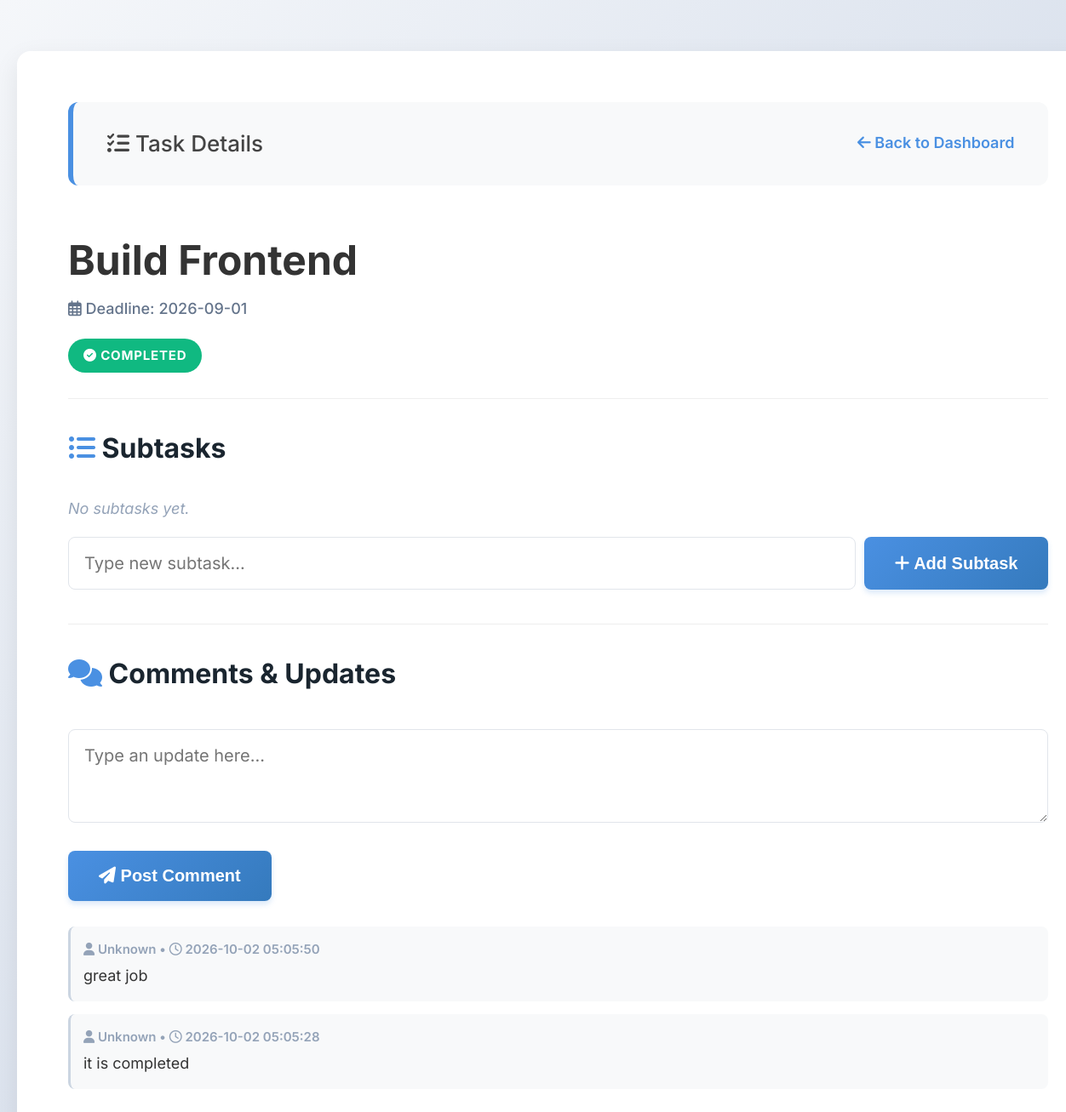
The app's page /task/2 with its own data.
### tables this page shows
CREATE TABLE tasks (
            id INTEGER PRIMARY KEY AUTOINCREMENT,
            project_id INTEGER,
            developer_id INTEGER,
            title TEXT NOT NULL,
            deadline DATE,
            is_completed BOOLEAN DEFAULT 0,
            FOREIGN KEY (project_id) REFERENCES projects (id)
        );

CREATE TABLE comments (
            id INTEGER PRIMARY KEY AUTOINCREMENT,
            task_id INTEGER,
            content TEXT NOT NULL,
            timestamp DATETIME DEFAULT CURRENT_TIMESTAMP, author TEXT DEFAULT 'Unknown',
            FOREIGN KEY (task_id) REFERENCES tasks (id)
        );

### app.py (the view, shortened to what this page needs)
@app.route('/task/<int:task_id>', methods=('GET', 'POST'))
def task_detail(task_id):
    conn = get_db_connection()
    task = conn.execute('SELECT * FROM tasks WHERE id = ?', (task_id,)).fetchone()
    subtasks = conn.execute('SELECT * FROM subtasks WHERE task_id = ?', (task_id,)).fetchall()
    comments = conn.execute('SELECT * FROM comments WHERE task_id = ? ORDER BY timestamp DESC', (task_id,)).fetchall()
    conn.close()
    return render_template('task_detail.html', task=task, subtasks=subtasks, comments=comments, role=session.get('role'), username=session.get('username'))

### app.py (called while the page is built)
def get_db_connection():
    conn = sqlite3.connect('project_manager.db', timeout=10.0)
    conn.row_factory = sqlite3.Row
    return conn

### templates/task_detail.html (shortened to what this page needs)
<!DOCTYPE html>
<html>
<head>
    <link rel="stylesheet" href="https://cdnjs.cloudflare.com/ajax/libs/font-awesome/6.4.0/css/all.min.css">
    <link rel="stylesheet" href="{{ url_for('static', filename='style.css') }}">
</head>
<body>
    <div class="container">
        <div class="nav-bar">
            <span><i class="fas fa-tasks"></i> Task Details</span>
            <a href="/" style="color: #4a90e2; font-weight: 600; text-decoration: none;">
                <i class="fas fa-arrow-left"></i> Back to Dashboard
            </a>
        </div>
        <h1 style="margin-bottom: 5px;">{{ task['title'] }}</h1>
        <p style="color: #64748b; font-weight: 500; margin-top: 0;">
            <i class="far fa-calendar-alt"></i> Deadline: {{ task['deadline'] }}
        </p>
        <div style="margin: 20px 0;">
            {% if task['is_completed'] %}
                <span class="badge badge-green" style="margin-left: 0;"><i class="fas fa-check-circle"></i> Completed</span>
            {% else %}
                <span class="badge badge-blue" style="margin-left: 0;"><i class="fas fa-spinner fa-spin"></i> In Progress</span>
            {% endif %}
        </div>
        <hr style="border: 0; height: 1px; background: #eee; margin: 30px 0;">
        <h3><i class="fas fa-list-ul" style="color: #4a90e2;"></i> Subtasks</h3>
        <ul>
            {% for sub in subtasks %}
                <li class="task-card" style="padding: 12px 20px; border-left: 4px solid {% if sub['is_completed'] %}#10b981{% else %}#4a90e2{% endif %}; display: flex; justify-content: space-between; align-items: center;">
                    <div style="{% if sub['is_completed'] %}text-decoration: line-through; color: #94a3b8;{% endif %}">
                        {% if sub['is_completed'] %}
                            <i class="fas fa-check-circle" style="color: #10b981; margin-right: 10px;"></i>
                        {% else %}
                            <i class="fas fa-caret-right" style="color: #ccc; margin-right: 10px;"></i>
                        {% endif %}
                        {{ sub['title'] }}
                    </div>
                    <div style="display: flex; gap: 10px;">
                        {% if not sub['is_completed'] and role == 'developer' %}
                        <form method="POST" style="margin: 0;">
                            <input type="hidden" name="complete_subtask_id" value="{{ sub['id'] }}">
                            <button type="submit" style="background: #10b981; padding: 6px 12px; font-size: 11px; box-shadow: none;">
                                <i class="fas fa-check"></i> Done
                            </button>
                        </form>
                        {% endif %}
                        {% if role == 'admin' or role == 'manager' %}
                        <form method="POST" style="margin: 0;">
                            <input type="hidden" name="delete_subtask_id" value="{{ sub['id'] }}">
                            <button type="submit" style="background: #ef4444; padding: 6px 12px; font-size: 11px; box-shadow: none;">
                                <i class="fas fa-trash"></i> Delete
                            </button>
                        </form>
                        {% endif %}
                    </div>
                </li>
            {% else %}
                <p style="color: #94a3b8; font-style: italic;">No subtasks yet.</p>
            {% endfor %}
        </ul>
        <form method="POST" style="margin-top: 15px; display: flex; gap: 10px;">
            <input type="text" name="subtask_title" required placeholder="Type new subtask..." style="margin: 0; flex-grow: 1;">
            <button type="submit" style="white-space: nowrap;"><i class="fas fa-plus"></i> Add Subtask</button>
        </form>
        <hr style="border: 0; height: 1px; background: #eee; margin: 40px 0 30px 0;">
        <h3><i class="fas fa-comments" style="color: #4a90e2;"></i> Comments & Updates</h3>
        <form method="POST">
            <textarea name="comment_content" rows="3" required placeholder="Type an update here..."></textarea>
            <button type="submit"><i class="fas fa-paper-plane"></i> Post Comment</button>
        </form>
        <ul style="margin-top: 30px;">
            {% for comment in comments %}
                <li style="background: #f8f9fa; padding: 15px; border-radius: 8px; margin-bottom: 15px; border-left: 3px solid #cbd5e1;">
                    <small style="color: #94a3b8; font-weight: 600; display: block; margin-bottom: 5px;">
                        <i class="fas fa-user"></i> {{ comment['author'] }} &bull; <i class="far fa-clock"></i> {{ comment['timestamp'] }}
                    </small>
                    {{ comment['content'] }}
                </li>
            {% else %}
                <p style="color: #94a3b8; font-style: italic;">No comments yet. Be the first to provide an update!</p>
            {% endfor %}
        </ul>
    </div>
</body>
</html>

### static/style.css (style rules this page uses)
body { font-family: 'Inter', sans-serif; background: linear-gradient(135deg, #f5f7fa 0%, #c3cfe2 100%); background-attachment: fixed; color: #333; line-height: 1.6; margin: 0; padding: 40px 20px; font-size: 18px; }
h1 { font-size: 48px; }
h3 { font-size: 32px; color: #1a252f; font-weight: 700; }
.container { width: 95%; max-width: 1400px; margin: 20px auto; background: #ffffff; padding: 60px; border-radius: 16px; box-shadow: 0 10px 30px rgba(0,0,0,0.08); }
.nav-bar { display: flex; justify-content: space-between; align-items: center; background-color: #f8f9fa; padding: 28px 40px; border-radius: 12px; margin-bottom: 50px; border-left: 6px solid #4a90e2; }
.nav-bar span { font-size: 26px; font-weight: 500; color: #444; }
input[type="text"], input[type="password"], input[type="date"], input[type="number"], input[type="file"], textarea { width: 100%; padding: 18px; margin: 8px 0 24px 0; border: 1px solid #e1e5eb; border-radius: 8px; box-sizing: border-box; font-family: inherit; font-size: 20px; transition: border-color 0.3s, box-shadow 0.3s; }
button, .btn { background: linear-gradient(135deg, #4a90e2 0%, #357abd 100%); color: white; border: none; padding: 18px 36px; border-radius: 8px; cursor: pointer; font-size: 20px; font-weight: 600; box-shadow: 0 4px 6px rgba(74, 144, 226, 0.2); transition: transform 0.2s, box-shadow 0.2s; }
ul { list-style-type: none; padding: 0; }
.badge { padding: 8px 18px; border-radius: 20px; font-size: 15px; font-weight: 700; color: white; display: inline-block; margin-left: 12px; text-transform: uppercase; letter-spacing: 0.8px; }
.badge-green { background-color: #10b981; }

### records on screen
tasks: title "Build Frontend", deadline "2026-09-01"
comments: author "Unknown", timestamp "2026-10-02 05:05:50", content "great job"
comments: author "Unknown", timestamp "2026-10-02 05:05:28", content "it is completed"
